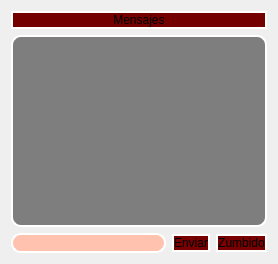
            <widget class="QWidget" name="mensajes">
             <layout class="QVBoxLayout" name="verticalLayout_22">
              <item>
               <widget class="QLabel" name="label_10">
                <property name="styleSheet">
                 <string notr="true">background-color: rgb(117, 0, 0);
border-radius:10px;
border: 2px solid rgb(255, 255, 255);
</string>
                </property>
                <property name="text">
                 <string>Mensajes</string>
                </property>
                <property name="alignment">
                 <set>Qt::AlignCenter</set>
                </property>
               </widget>
              </item>
              <item>
               <widget class="QPlainTextEdit" name="mensajes_recibidos">
                <property name="cursor" stdset="0">
                 <cursorShape>ArrowCursor</cursorShape>
                </property>
                <property name="styleSheet">
                 <string notr="true">
border-radius:10px;
border: 2px solid rgb(255, 255, 255);
background-color: rgb(126, 126, 126);</string>
                </property>
                <property name="plainText">
                 <string/>
                </property>
               </widget>
              </item>
              <item>
               <layout class="QHBoxLayout" name="horizontalLayout_12">
                <item>
                 <widget class="QLineEdit" name="escribir_mensaje">
                  <property name="styleSheet">
                   <string notr="true">border-radius:10px;
border: 2px solid rgb(255, 255, 255);

background-color: rgb(255, 194, 175);</string>
                  </property>
                 </widget>
                </item>
                <item>
                 <widget class="QPushButton" name="enviar_mensajes">
                  <property name="styleSheet">
                   <string notr="true">background-color: rgb(120, 0, 0);
border-radius:10px;
border: 2px solid rgb(255, 255, 255);
</string>
                  </property>
                  <property name="text">
                   <string>Enviar</string>
                  </property>
                 </widget>
                </item>
                <item>
                 <widget class="QPushButton" name="zumbido_3">
                  <property name="styleSheet">
                   <string notr="true">background-color: rgb(120, 0, 0);
border-radius:10px;
border: 2px solid rgb(255, 255, 255);
</string>
                  </property>
                  <property name="text">
                   <string>Zumbido</string>
                  </property>
                 </widget>
                </item>
               </layout>
              </item>
             </layout>
            </widget>
